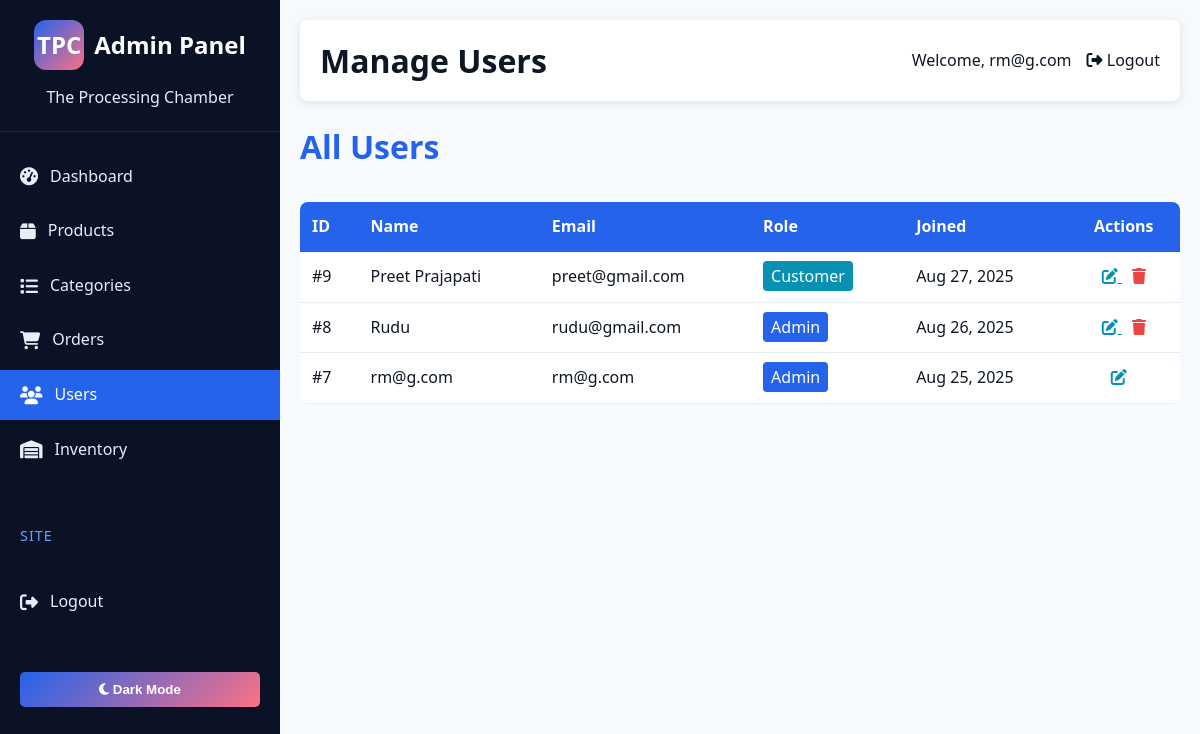
Screenshot of /admin/users.php (signed in) with the database file from the repository.
### tables this page shows
CREATE TABLE `users` (
  `id` int(11) NOT NULL,
  `name` varchar(100) NOT NULL,
  `email` varchar(100) NOT NULL,
  `password` varchar(255) NOT NULL,
  `role` enum('customer','admin') DEFAULT 'customer',
  `remember_token` varchar(255) DEFAULT NULL,
  `reset_token` varchar(255) DEFAULT NULL,
  `reset_expiry` datetime DEFAULT NULL,
  `created_at` timestamp NOT NULL DEFAULT current_timestamp(),
  `updated_at` timestamp NOT NULL DEFAULT current_timestamp() ON UPDATE current_timestamp()
);

### admin/users.php (the view, shortened to what this page needs)
<?php
require_once __DIR__ . '/../includes/auth.php';
$stmt = $pdo->query("SELECT * FROM users ORDER BY created_at DESC");
$users = $stmt->fetchAll(PDO::FETCH_ASSOC);
?>
<!DOCTYPE html>
<html lang="en">
<head>
    <link rel="stylesheet" href="../assets/css/style.css">
    <link rel="stylesheet" href="https://cdnjs.cloudflare.com/ajax/libs/font-awesome/6.4.0/css/all.min.css">
</head>
<body>
    <aside class="sidebar">
        <div class="logo-container">
            <div class="logo">
                <div class="logo-icon">TPC</div>
                <h1>Admin Panel</h1>
            </div>
            <p>The Processing Chamber</p>
        </div>
        <ul class="nav-menu">
            <li><a href="index.php"><i class="fas fa-tachometer-alt"></i> Dashboard</a></li>
            <li><a href="products.php"><i class="fas fa-box"></i> Products</a></li>
            <li><a href="categories.php"><i class="fas fa-list"></i> Categories</a></li>
            <li><a href="orders.php"><i class="fas fa-shopping-cart"></i> Orders</a></li>
            <li><a href="users.php" class="active"><i class="fas fa-users"></i> Users</a></li>
            <li><a href="inventory.php"><i class="fas fa-warehouse"></i> Inventory</a></li>
        </ul>
        <div class="nav-category">Site</div>
        <ul class="nav-menu">
            <li><a href="../logout.php"><i class="fas fa-sign-out-alt"></i> Logout</a></li>
        </ul>
        <button class="theme-toggle" id="themeToggle">
        </button>
    </aside>
    <main class="main-content">
        <div class="header">
            <h1>Manage Users</h1>
            <div class="user-actions">
                <span>Welcome, <?php echo $_SESSION['user_name']; ?></span>
                <a href="../logout.php"><i class="fas fa-sign-out-alt"></i> Logout</a>
            </div>
        </div>
        <h2 class="section-title">All Users</h2>
        <table style="width: 100%; border-collapse: collapse; background-color: var(--card-bg); border-radius: 8px; overflow: hidden; margin-bottom: 30px;">
            <thead>
                <tr style="background-color: var(--primary); color: white;">
                    <th style="padding: 12px; text-align: left;">ID</th>
                    <th style="padding: 12px; text-align: left;">Name</th>
                    <th style="padding: 12px; text-align: left;">Email</th>
                    <th style="padding: 12px; text-align: left;">Role</th>
                    <th style="padding: 12px; text-align: left;">Joined</th>
                    <th style="padding: 12px; text-align: center;">Actions</th>
                </tr>
            </thead>
            <tbody>
                <?php if (count($users) > 0): ?>
                    <?php foreach ($users as $user): ?>
                    <tr style="border-bottom: 1px solid var(--border-color);">
                        <td style="padding: 12px;">#<?php echo $user['id']; ?></td>
                        <td style="padding: 12px;"><?php echo htmlspecialchars($user['name']); ?></td>
                        <td style="padding: 12px;"><?php echo htmlspecialchars($user['email']); ?></td>
                        <td style="padding: 12px;">
                            <span style="padding: 4px 8px; border-radius: 4px; background-color: <?php echo $user['role'] === 'admin' ? 'var(--primary)' : 'var(--info)'; ?>; color: white;">
                                <?php echo ucfirst($user['role']); ?>
                            </span>
                        </td>
                        <td style="padding: 12px;"><?php echo date('M j, Y', strtotime($user['created_at'])); ?></td>
                        <td style="padding: 12px; text-align: center;">
                            <a href="users.php?action=edit&id=<?php echo $user['id']; ?>" style="color: var(--info); margin-right: 10px;">
                                <i class="fas fa-edit"></i>
                            </a>
                            <?php if ($user['id'] != $_SESSION['user_id']): ?>
                                <a href="users.php?action=delete&id=<?php echo $user['id']; ?>" onclick="return confirm('Are you sure you want to delete this user?')" style="color: var(--danger);">
                                    <i class="fas fa-trash"></i>
                                </a>
                            <?php endif; ?>
                        </td>
                    </tr>
                    <?php endforeach; ?>
                <?php else: ?>
                    <tr>
                        <td colspan="6" style="padding: 20px; text-align: center;">No users found</td>
                    </tr>
                <?php endif; ?>
            </tbody>
        </table>
    </main>
</body>
</html>

### assets/css/style.css (style rules this page uses)
:root { --primary: #2563eb; --secondary: #60a5fa; --accent: #fb7185; --success: #16a34a; --warning: #f59e0b; --danger: #ef4444; --info: #0891b2; --light: #fafafa; --dark: #0f1724; --gray: #6b7280; --body-bg: #f7fafc; --body-text: #0f1724; --card-bg: #ffffff; --card-text: #0f1724; --header-bg: #ffffff; --footer-bg: #0b1226; --border-color: #e6eef8; --nav-width: 280px; --nav-bg: #0b1226; --nav-text: #e6eef8; --nav-hover: #1e40af; }
* { margin: 0; padding: 0; box-sizing: border-box; transition: background-color 0.3s, color 0.3s; }
body { font-family: 'Segoe UI', Tahoma, Geneva, Verdana, sans-serif; background-color: var(--body-bg); color: var(--body-text); line-height: 1.6; display: flex; flex-direction: column; min-height: 100vh; }
.sidebar { width: var(--nav-width); background-color: var(--nav-bg); color: var(--nav-text); position: fixed; height: 100vh; overflow-y: auto; transition: transform 0.3s ease; z-index: 1000; }
.logo-container { padding: 20px; text-align: center; border-bottom: 1px solid rgba(255, 255, 255, 0.1); }
.logo { display: flex; align-items: center; justify-content: center; margin-bottom: 15px; }
.logo-icon { width: 50px; height: 50px; background: linear-gradient(135deg, var(--primary), var(--accent)); border-radius: 12px; display: flex; align-items: center; justify-content: center; color: white; font-weight: bold; font-size: 24px; margin-right: 10px; }
* { scrollbar-width: thin; scrollbar-color: var(--primary) rgba(0,0,0,0.05); }
.logo h1 { font-size: 1.5rem; font-weight: 700; color: white; }
.nav-menu { list-style: none; padding: 20px 0; }
.nav-menu li { margin-bottom: 5px; }
.nav-menu li a { color: var(--nav-text); text-decoration: none; display: flex; align-items: center; padding: 12px 20px; font-weight: 500; transition: all 0.2s; }
.nav-menu li a i { margin-right: 10px; font-size: 18px; }
.nav-menu li a.active { background-color: var(--primary); color: white; }
.nav-category { padding: 10px 20px; font-size: 0.9rem; text-transform: uppercase; letter-spacing: 1px; color: var(--secondary); margin-top: 15px; }
.nav-menu li a { padding: 12px 20px; }
.nav-menu li a i { margin-right: 12px; }
.theme-toggle { display: block; width: calc(100% - 40px); margin: 20px; padding: 10px; background: linear-gradient(135deg, var(--primary), var(--accent)); color: white; border: none; border-radius: 5px; cursor: pointer; font-weight: 600; text-align: center; }
.main-content { flex: 1; margin-left: var(--nav-width); padding: 20px; }
.header { display: flex; justify-content: space-between; align-items: center; padding: 15px 20px; background-color: var(--header-bg); border-radius: 8px; margin-bottom: 20px; box-shadow: 0 2px 10px rgba(0, 0, 0, 0.1); }
.user-actions { display: flex; align-items: center; gap: 15px; }
.user-actions a { color: var(--body-text); text-decoration: none; font-weight: 500; }
.section-title { margin-bottom: 30px; font-size: 2rem; color: var(--primary); display: flex; align-items: center; justify-content: space-between; }

### rows the page displays
users: id "9", name "Preet Prajapati", email "preet@gmail.com", role "Customer", created_at "Aug 27, 2025"
users: id "8", name "Rudu", email "rudu@gmail.com", role "Admin", created_at "Aug 26, 2025"
users: id "7", name "rm@g.com", email "rm@g.com", role "Admin", created_at "Aug 25, 2025"

### other values shown
$_SESSION['user_name'] "rm@g.com"
